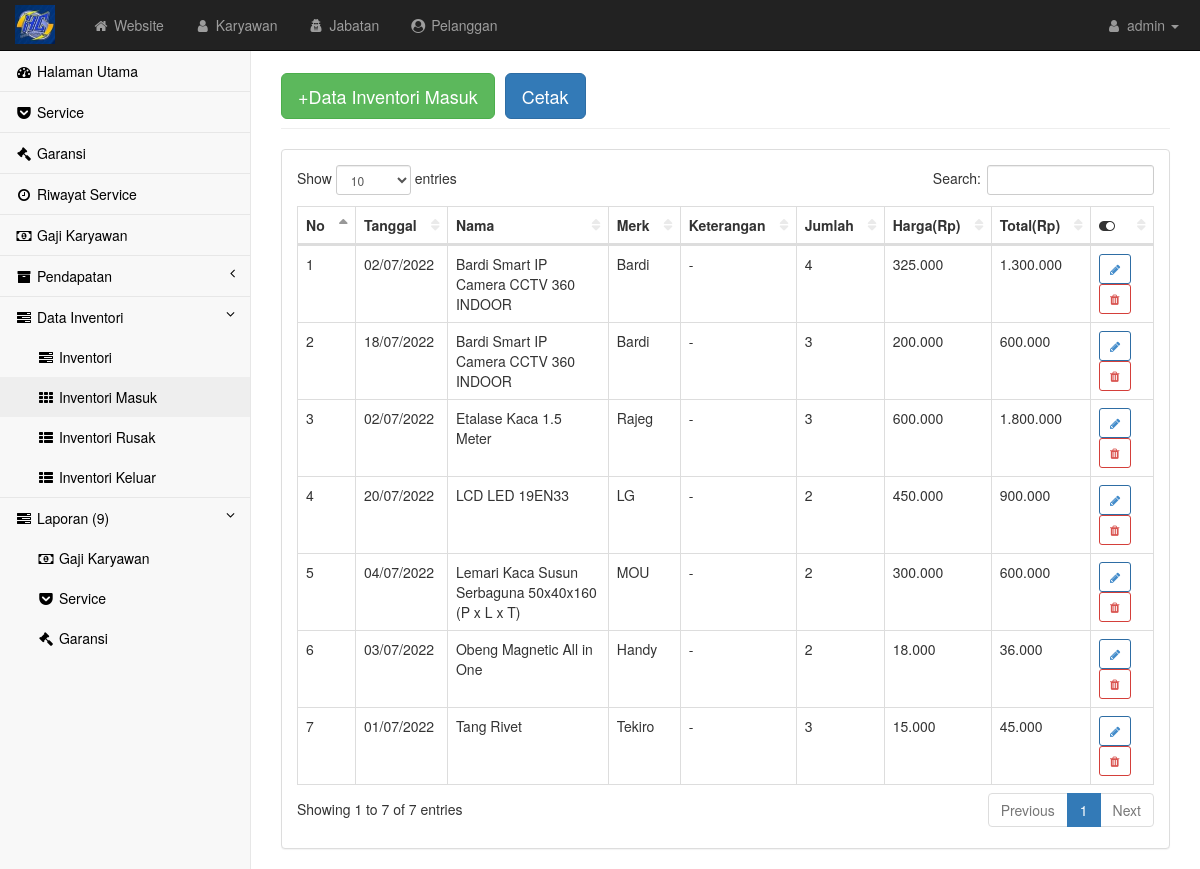
The page /admin/masuk.php on the database its author committed.
### tables this page shows
CREATE TABLE `inventorimasuk` (
  `idinventorimasuk` int(5) NOT NULL,
  `idinventori` int(2) NOT NULL,
  `tgl` date NOT NULL,
  `ket` text NOT NULL,
  `jumlah` int(3) NOT NULL,
  `harga` float NOT NULL,
  `total` float NOT NULL
);

CREATE TABLE `inventori` (
  `idinventori` int(2) NOT NULL,
  `namainven` varchar(50) NOT NULL,
  `merk` varchar(50) NOT NULL,
  `jenis` varchar(50) NOT NULL,
  `bahan` varchar(50) NOT NULL,
  `stok` int(3) NOT NULL
);

### admin/masuk.php (the view, shortened to what this page needs)
<?php require('atas.php') ?>
<div id="page-wrapper">
    <div class="container-fluid">
        <div class="row">
            <div class="col-lg-12">
                <h1 class="page-header"><button class="btn btn-success btn-lg"><a href="masuk_input.php" style="color: white; text-decoration: none">+Data Inventori Masuk</a></button>
                <button type="button" class="btn btn-primary btn-lg" data-toggle="modal" data-target="#myModal"> Cetak </button></h1>
            </div>
        </div>
        <div class="row">
            <div class="col-lg-12">
                <div class="panel panel-default">
                    <div class="panel-body">
                        <div class="table-responsive">
                            <table class="table table-bordered table-hover" id="dataTables-example">
                                <thead class="success">
                                    <tr>
                                        <th>No</th>
                                        <th>Tanggal</th>
                                        <th>Nama</th>
                                        <th>Merk</th>
                                        <th>Keterangan</th>
                                        <th>Jumlah</th>
                                        <th>Harga(Rp)</th>
                                        <th>Total(Rp)</th>
                                        <th><i class="fa fa-toggle-on"></i></th>
                                    </tr>
                                </thead>
                                <tbody>
                                    <?php $no=1; $query = mysqli_query($kon, "SELECT * FROM inventorimasuk INNER JOIN inventori ON inventorimasuk.idinventori = inventori.idinventori ORDER BY namainven ASC");
                                        while($data = mysqli_fetch_array($query)){ ?>
                                            <tr class="odd gradeX">
                                                    <td><?= $no++; ?></td>
                                                    <td><?= date('d/m/Y',strtotime($data['tgl'])); ?></td>
                                                    <td><?= $data['namainven'] ?></td>
                                                    <td><?= $data['merk'] ?></td>
                                                    <td><?= $data['ket'] ?></td>
                                                    <td><?= $data['jumlah'] ?></td>
                                                    <td><?= number_format($data['harga'],0,'.','.') ?></td>
                                                    <td><?= number_format($data['total'],0,'.','.') ?></td>
                                                    <td>
                                                        <a href="masuk_edit.php?idinventorimasuk=<?php echo $data['idinventorimasuk']; ?>" class="btn btn-outline btn-primary btn-sm"><i class="fa fa-pencil"></i></a>
                                                        <a href="delete.php?idinventorimasuk=<?php echo $data['idinventorimasuk'] ?>" class="btn btn-outline btn-danger btn-sm"><i class="fa fa-trash"></i></a>
                                                    </td>
                                                </tr>
                                        <?php } ?>
                                </tbody>
                            </table>
                        </div>
                    </div>
                </div>
            </div>
        </div>
    </div>
</div>
    </div>
<?php require('bawah.php') ?>

### admin/css/startmin.css (style rules this page uses)
body { background-color: #f8f8f8; }
#page-wrapper { padding-top: 30px; min-height: 568px; background-color: #fff; }
@media (min-width:768px) { #page-wrapper { position: inherit; margin-left: 250px; padding: 30px 15px 0 15px; border-left: 1px solid #e7e7e7; } }
.btn-outline { color: inherit; background-color: transparent; transition: all .5s; }
.btn-primary.btn-outline { color: #428bca; }
.btn-danger.btn-outline { color: #d9534f; }
table.dataTable thead .sorting, table.dataTable thead .sorting_asc, table.dataTable thead .sorting_desc, table.dataTable thead .sorting_asc_disabled, table.dataTable thead .sorting_desc_disabled { background: 0 0; }
table.dataTable thead .sorting_asc:after { content: "\f0de"; float: right; font-family: fontawesome; }
table.dataTable thead .sorting:after { content: "\f0dc"; float: right; font-family: fontawesome; color: rgba(50,50,50,.5); }

### rows shown on the page
inventorimasuk: tgl "02/07/2022", idinventori.namainven "Bardi Smart IP Camera CCTV 360 INDOOR", idinventori.merk "Bardi", ket "-", jumlah "4", harga "325.000", total "1.300.000"
inventorimasuk: tgl "18/07/2022", idinventori.namainven "Bardi Smart IP Camera CCTV 360 INDOOR", idinventori.merk "Bardi", ket "-", jumlah "3", harga "200.000", total "600.000"
inventorimasuk: tgl "02/07/2022", idinventori.namainven "Etalase Kaca 1.5 Meter", idinventori.merk "Rajeg", ket "-", jumlah "3", harga "600.000", total "1.800.000"
inventorimasuk: tgl "20/07/2022", idinventori.namainven "LCD LED 19EN33", idinventori.merk "LG", ket "-", jumlah "2", harga "450.000", total "900.000"
inventorimasuk: tgl "04/07/2022", idinventori.namainven "Lemari Kaca Susun Serbaguna 50x40x160 (P x L x T)", idinventori.merk "MOU", ket "-", jumlah "2", harga "300.000", total "600.000"
inventorimasuk: tgl "03/07/2022", idinventori.namainven "Obeng Magnetic All in One", idinventori.merk "Handy", ket "-", jumlah "2", harga "18.000", total "36.000"
inventorimasuk: tgl "01/07/2022", idinventori.namainven "Tang Rivet", idinventori.merk "Tekiro", ket "-", jumlah "3", harga "15.000", total "45.000"
